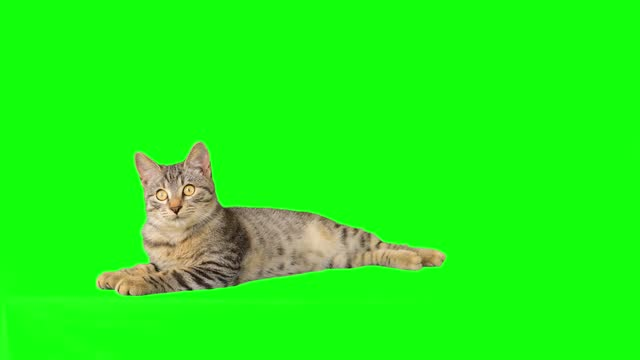
#> input picture DIP2/cat.jpg, 640 x 360 px
$ jupyter execute '实验2.ipynb'
#> lines starting #> are read from the running program, lines starting #| are printed output that depends on the picture; after the words box and inside, x2 and y2 are one past the last pixel; in counts of white or black regions, pixels touching at a corner belong together
# 数字图像处理实验2

实验要求：

- 将cat.jpg中猫放置到table.jpg中的桌子上

- 要求编程实现，而不是手工处理

[cell 1]
import cv2 as cv
import numpy as np
import matplotlib.pyplot as plt

## 第一种思路，直接遍历图像矩阵生成掩膜后替换

[cell 2]
cat = cv.imread("cat.jpg")
#> cat is the input picture: shape (360, 640, 3); mean B, G, R 22.1, 244.1, 32.3
table = cv.imread("table.jpg")
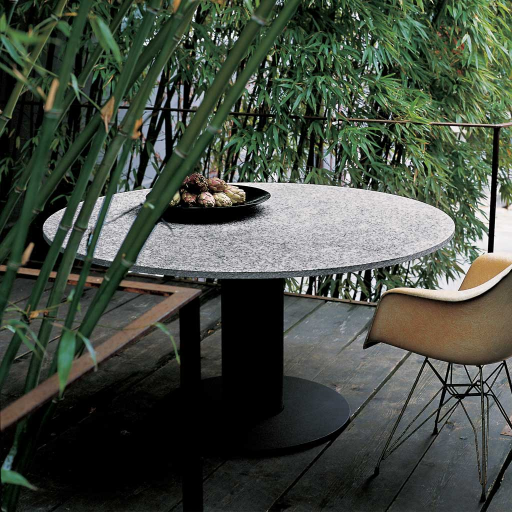
#> input picture DIP2/table.jpg, 1024 x 1024 px (shown at 1/2 size)
#> table is the input picture: shape (1024, 1024, 3); mean B, G, R 64.7, 75.7, 68

[cell 3]
mask = np.zeros((360,640), np.uint8)
for i in range(0,mask.shape[0]):
    for j in range(0,mask.shape[1]):
        if all(cat[i,j]!=[12,255,18]): # 如果颜色不为绿色，则标记为白色
            mask[i,j]=255

[cell 4]
mask_inv = cv.bitwise_not(mask) # 按位取反生成另一个掩膜

[cell 5]
rows, cols = cat.shape[:2]
#> rows = 360; cols = 640
roi = table[200:200+rows,350:350+cols] # ROI区域，数值是毛估估的
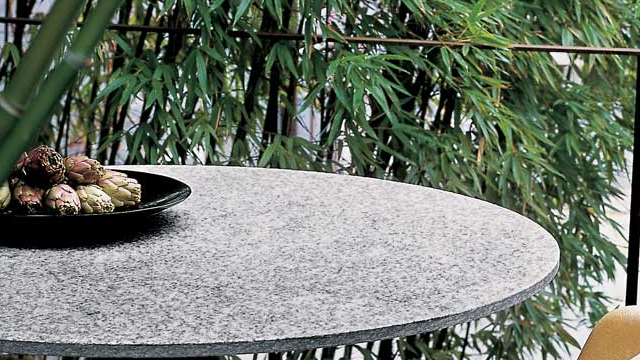
#> roi: shape (360, 640, 3); mean B, G, R 109.4, 121.4, 113.3

[cell 6]
plt.imshow(roi[:,:,::-1])

[cell 7]
table_bg = cv.bitwise_and(roi,roi,mask = mask_inv) # 将ROI中🐱的区域涂黑
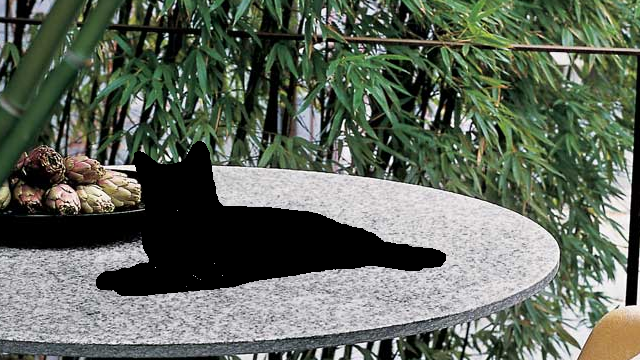
#> table_bg: shape (360, 640, 3); mean B, G, R 91.9, 104.2, 96.1
plt.imshow(table_bg[:,:,::-1])

[cell 8]
cat_fg = cv.bitwise_and(cat,cat,mask = mask) # 仅从图像中提取🐱的区域
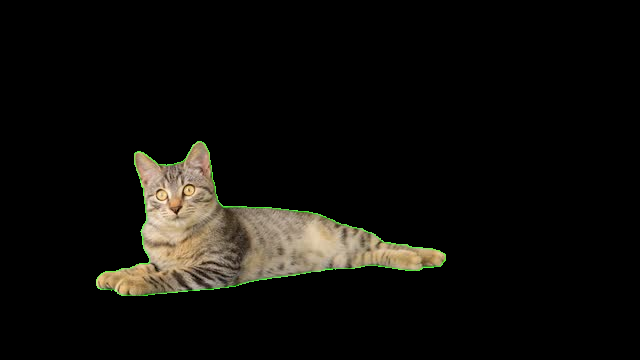
#> cat_fg: shape (360, 640, 3); mean B, G, R 10.8, 14.2, 15.4
plt.imshow(cat_fg[:,:,::-1])

[cell 9]
dst = cv.add(table_bg,cat_fg) # 将猫放入ROI
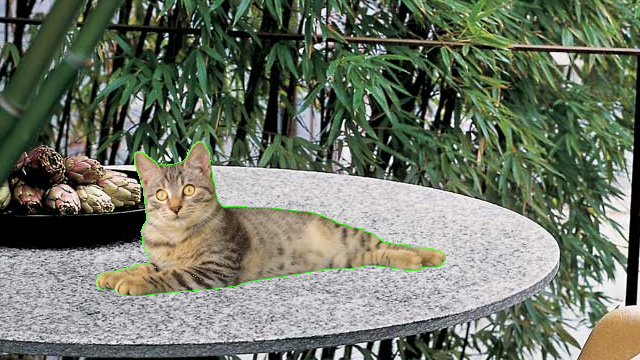
#> dst: shape (360, 640, 3); mean B, G, R 102.7, 118.4, 111.5
plt.imshow(dst[:,:,::-1])

[cell 10]
table[200:200+rows,350:350+cols] = dst # 修改原图
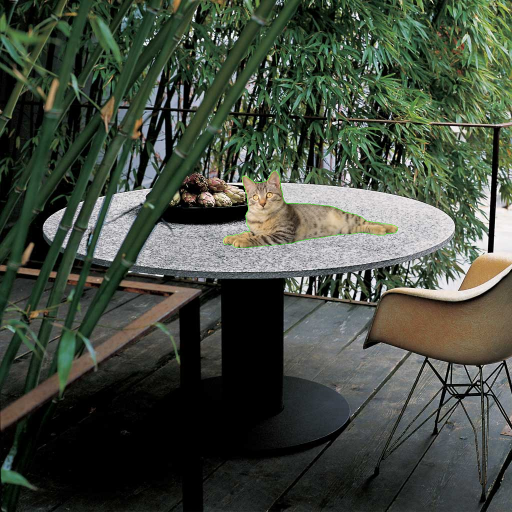
#> table: shape (1024, 1024, 3) (shown at 1/2 size); 2.16% of pixels changed, all inside (x1, y1, x2, y2) = (446, 341, 796, 496)
plt.imshow(table[:,:,::-1])

[cell 11]
cv.imwrite("catontable.png",table)
#> Out = True

## 第二种思路，用HSV筛选出绿色区域生成掩膜

[cell 12]
green = np.uint8([[[0, 255, 0]]])
hsv_green = cv.cvtColor(green, cv.COLOR_BGR2HSV)
print(hsv_green)

[cell 13]
# 绿色的HSV区间
lower_green = np.array([35, 43, 46])
upper_green = np.array([77, 255, 255])

[cell 14]
# 生成掩膜
hsv = cv.cvtColor(cat, cv.COLOR_BGR2HSV)
#> hsv: shape (360, 640, 3); mean H, S, V 55.1, 226.9, 246
mask_inv_hsv = cv.inRange(hsv, lower_green, upper_green)
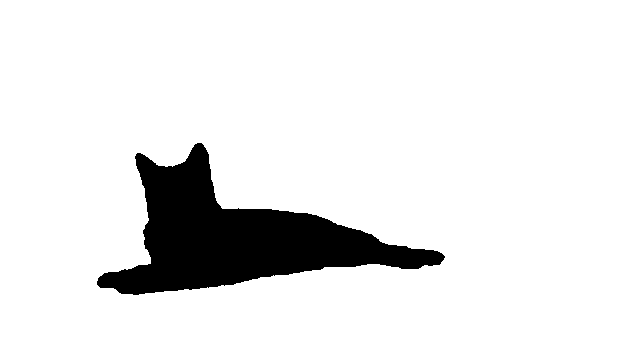
#> mask_inv_hsv: shape (360, 640); 91% white; 1 black region, box (x1, y1, x2, y2) and area: (97, 143, 445, 295) 20798
mask_hsv = cv.bitwise_not(mask_inv_hsv)

[cell 15]
cat_fg_hsv = cv.bitwise_and(cat,cat,mask = mask_hsv)
plt.imshow(cat_fg_hsv[:,:,::-1])

[cell 16]
cv.imshow("test",mask_inv_hsv)
cv.waitKey(0)
cv.destroyAllWindows()

[cell 17]
table_hsv = cv.imread("table.jpg")
roi_hsv=table_hsv[200:200+rows,350:350+cols]
table_bg_hsv = cv.bitwise_and(roi_hsv,roi_hsv,mask = mask_inv_hsv)
plt.imshow(table_bg_hsv[:,:,::-1])
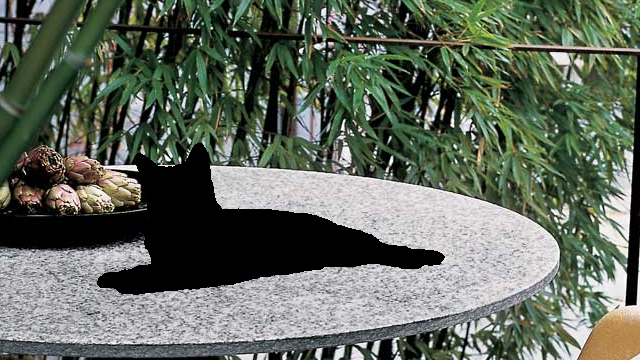
#> shown: shape (360, 640, 3); mean R, G, B 97.4, 105.5, 93.2

[cell 18]
dst_hsv = cv.add(table_bg_hsv,cat_fg_hsv)
plt.imshow(dst_hsv[:,:,::-1])
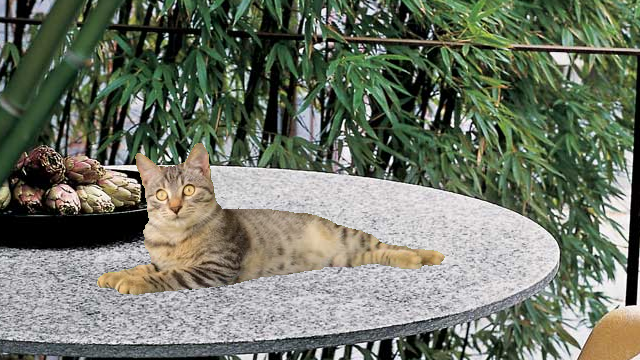
#> shown: shape (360, 640, 3); mean R, G, B 112, 118.2, 103.4

[cell 19]
table_hsv[200:200+rows,350:350+cols] = dst_hsv
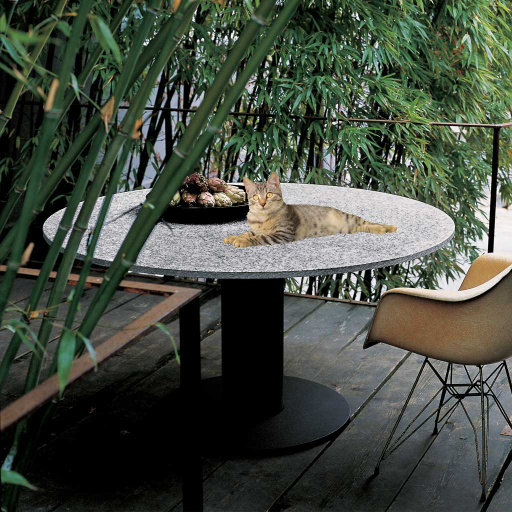
#> table_hsv: shape (1024, 1024, 3) (shown at 1/2 size); 1.98% of pixels changed, all inside (x1, y1, x2, y2) = (447, 343, 795, 495)
plt.imshow(table_hsv[:,:,::-1])

[cell 20]
cv.imwrite("catontable_hsv.png",table_hsv)
#> Out = True
